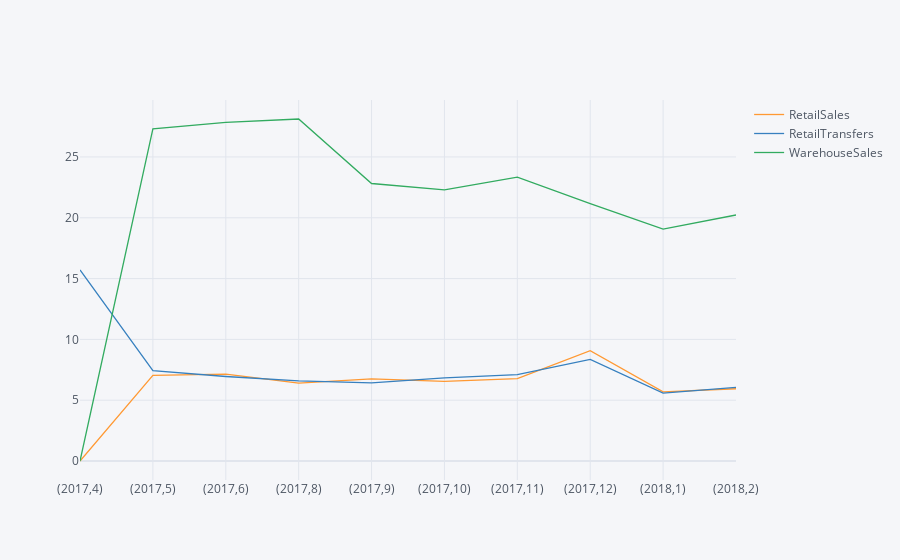

Notebook cell for this chart:
### Markdown cell above
## 3. Create a multi-line chart that shows average Retail Sales, Retail Transfers, and Warehouse Sales per month over time.

### Code cell
salespermonth = data[['RetailSales','RetailTransfers','WarehouseSales','Month','Year']].groupby(['Year','Month']).mean()

salespermonth.iplot(kind='line')

### Figure 1 — Plotly figure (JSON) as saved in the notebook; plotly's stock layout.template omitted (floating-point values rounded to 4 significant figures)
{"data": [{"line": {"color": "rgba(255, 153, 51, 1.0)", "dash": "solid", "shape": "linear", "width": 1.3}, "mode": "lines", "name": "RetailSales", "text": "", "type": "scatter", "x": ["(2017,4)", "(2017,5)", "(2017,6)", "(2017,8)", "(2017,9)", "(2017,10)", "(2017,11)", "(2017,12)", "(2018,1)", "(2018,2)"], "y": [0, 7.039, 7.144, 6.41, 6.757, 6.549, 6.765, 9.078, 5.679, 5.939]}, {"line": {"color": "rgba(55, 128, 191, 1.0)", "dash": "solid", "shape": "linear", "width": 1.3}, "mode": "lines", "name": "RetailTransfers", "text": "", "type": "scatter", "x": ["(2017,4)", "(2017,5)", "(2017,6)", "(2017,8)", "(2017,9)", "(2017,10)", "(2017,11)", "(2017,12)", "(2018,1)", "(2018,2)"], "y": [15.71, 7.422, 6.95, 6.585, 6.42, 6.828, 7.104, 8.354, 5.575, 6.05]}, {"line": {"color": "rgba(50, 171, 96, 1.0)", "dash": "solid", "shape": "linear", "width": 1.3}, "mode": "lines", "name": "WarehouseSales", "text": "", "type": "scatter", "x": ["(2017,4)", "(2017,5)", "(2017,6)", "(2017,8)", "(2017,9)", "(2017,10)", "(2017,11)", "(2017,12)", "(2018,1)", "(2018,2)"], "y": [0, 27.31, 27.84, 28.12, 22.82, 22.29, 23.35, 21.17, 19.07, 20.23]}], "layout": {"autosize": true, "legend": {"bgcolor": "#F5F6F9", "font": {"color": "#4D5663"}}, "paper_bgcolor": "#F5F6F9", "plot_bgcolor": "#F5F6F9", "title": {"font": {"color": "#4D5663"}}, "xaxis": {"autorange": true, "gridcolor": "#E1E5ED", "range": [0, 9], "showgrid": true, "tickfont": {"color": "#4D5663"}, "title": {"font": {"color": "#4D5663"}, "text": ""}, "type": "category", "zerolinecolor": "#E1E5ED"}, "yaxis": {"autorange": true, "gridcolor": "#E1E5ED", "range": [-1.562, 29.69], "showgrid": true, "tickfont": {"color": "#4D5663"}, "title": {"font": {"color": "#4D5663"}, "text": ""}, "type": "linear", "zerolinecolor": "#E1E5ED"}}}
